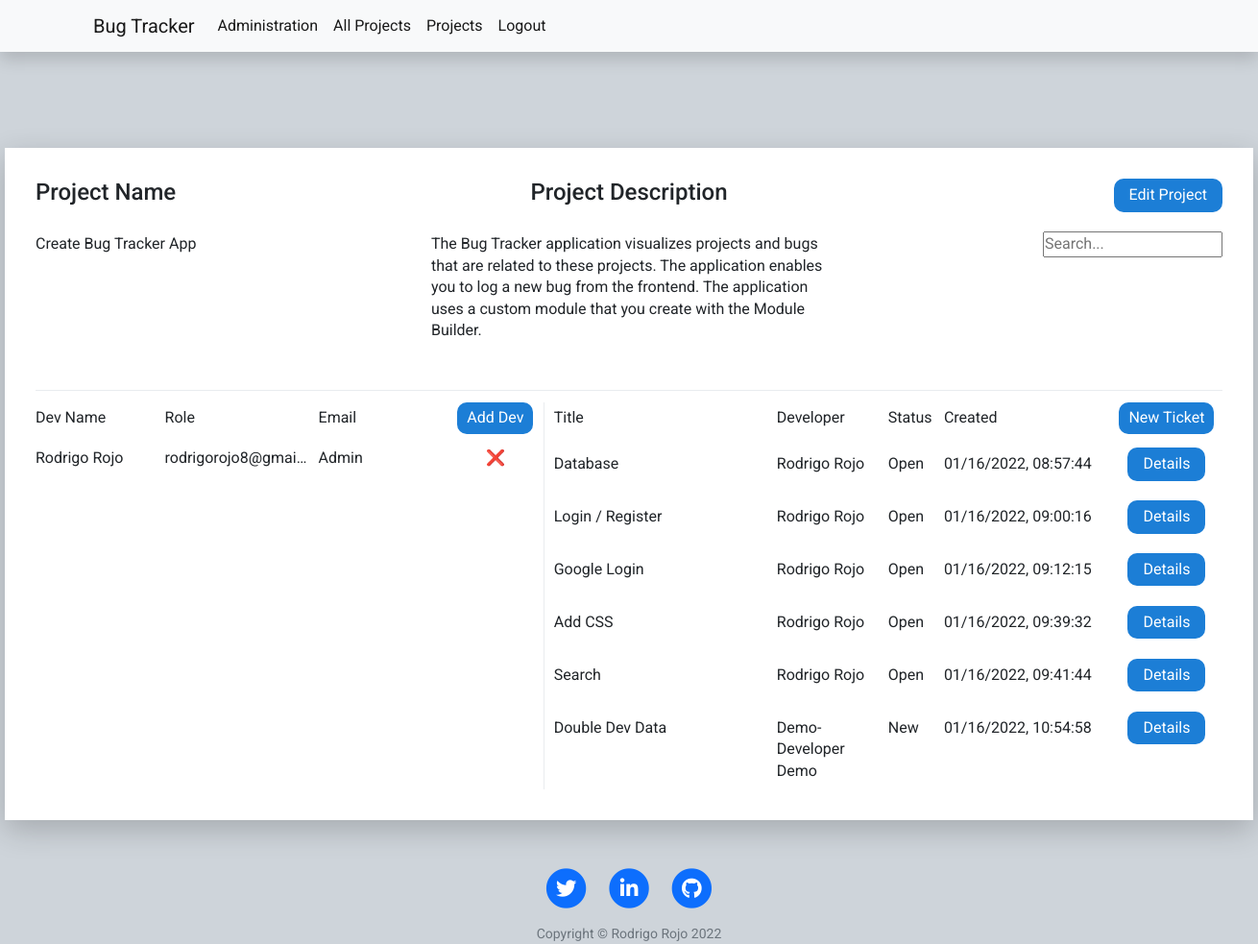
Screenshot of /project/1 (signed in) with the database file from the repository.
### tables this page shows
CREATE TABLE project(id integer PRIMARY KEY,name VARCHAR(100),description VARCHAR(250),author VARCHAR(100));

CREATE TABLE "ticket" (
	"id"	integer,
	"title"	VARCHAR(100),
	"description"	VARCHAR(250),
	"developer"	VARCHAR(100),
	"created"	VARCHAR(100),
	"author"	VARCHAR(100),
	"ticket_priority"	VARCHAR(50),
	"ticket_status"	VARCHAR(50),
	"ticket_type"	VARCHAR(50),
	"updated"	VARCHAR(100),
	"project_id"	 NOT NULL,
	"user_id"	 NOT NULL,
	PRIMARY KEY("id"),
	CONSTRAINT "FK_project" FOREIGN KEY("project_id") REFERENCES "project"("id"),
	FOREIGN KEY("user_id") REFERENCES "user"("id")
);

### main.py (models this page shows)
class User(UserMixin, db.Model):
    id = db.Column(db.Integer, primary_key=True)
    email = db.Column(db.String(250), unique=True)
    password = db.Column(db.String(250))
    first_name = db.Column(db.String(50))
    last_name = db.Column(db.String(50))
    role = db.Column(db.String(50))

### main.py (the view)
@app.route("/project/<id>")
@login_required
def project(id):
    database.delete_duplicate_devs_from_projects()
    devs = database.get_project_devs(id)
    project = database.get_project_by_id(id)
    tickets = database.get_tickets_by_project_id(id)
    all_users = database.get_all_users()
    return render_template("project.html",
                           project=project,
                           all_users=all_users,
                           devs=devs,
                           tickets=tickets,
                           year=year)

### database.py (called while the page is built, shortened)
def get_all_users():
    conn = sqlite3.connect(database="bug_tracker.db")
    cur = conn.cursor()
    sql = ''' SELECT id, first_name, last_name, email, role
               FROM user; '''
    cur.execute(sql)
    data = cur.fetchall()
    conn.close()
    return data

def get_project_by_id(id):
    conn = sqlite3.connect(database="bug_tracker.db")
    cur = conn.cursor()
    sql = f''' SELECT * from project
               WHERE id = {id}; '''
    cur.execute(sql)
    data = cur.fetchone()
    conn.close()
    return data

def get_tickets_by_project_id(id):
    conn = sqlite3.connect(database="bug_tracker.db")
    cur = conn.cursor()
    sql = f''' SELECT * FROM ticket
               WHERE project_id = '{id}'; '''
    cur.execute(sql)
    data = cur.fetchall()
    conn.close()
    return data

def get_project_devs(project_id):
    conn = sqlite3.connect(database="bug_tracker.db")
    cur = conn.cursor()
    sql = f''' SELECT DISTINCT user.id, user.first_name, user.last_name, user.role, user.email
               FROM project_dev
               LEFT JOIN user
               ON user.id = project_dev.user_id
               WHERE project_id = {project_id}; '''
    cur.execute(sql)
    data = cur.fetchall()
    conn.close()
    return data

def delete_duplicate_devs_from_projects():
    conn = sqlite3.connect(database="bug_tracker.db")
    cur = conn.cursor()
    sql = f''' SELECT id, user_id, project_id, count(*)
               FROM project_dev
               GROUP by user_id, project_id
               HAVING COUNT(*)>1; '''
    cur.execute(sql)
    data = cur.fetchall()
    conn.close()

### main.py (called while the page is built)
@login_manager.user_loader
def load_user(user_id):
    return User.query.get(user_id)

### templates/project.html (shortened to what this page needs)
{% include "header.html" %}
<div class="main-container grid">
    <div class="project-container grid">
        <div class="project-description grid">
            <h4>Project Name</h4>
            <h4 class="second-item">Project Description</h4>
            {% if current_user.role == "Project Manager" or current_user.role == "Admin" %}
            <button data-toggle="modal" data-target="#edit-project"
                class="add-project-btn editProjectBtn last-item">Edit Project</button>
            {% endif %}
        </div>
        <div class="data grid">
            <p><label class="small-screen-label">Project Name:</label>{{project[1]}}</p>
            <p class="second-item"><label class="small-screen-label">Project Description:</label>{{project[2]}}</p>
            <input class="last-item" type="text" id="mySearch" onkeyup="myTickets()" placeholder="Search..."
                title="Type in a category">
        </div>
    </div>
    <div id="devDiv" class="dev-container grid scroll">
        <div class="dev-description grid">
            <p>Dev Name</p>
            <p>Role</p>
            <p>Email</p>
            {% if current_user.role == "Project Manager" or current_user.role == "Admin" %}
            <button class="add-dev-btn" data-toggle="modal" data-target="#dev_id">Add Dev</button>
            {% endif %}
        </div>
        {% for dev in devs %}
        <span class="dev-data grid">
            <p><label class="small-screen-label">Developer Name:</label>{{dev[1]}} {{dev[2]}}</p>
            <p class="overflow"><label class="small-screen-label">Email:</label>{{dev[4]}}</p>
            <p><label class="small-screen-label">Project Role:</label>{{dev[3]}}</p>
            {% if current_user.role == "Admin" %}
            <a class="del-dev topcorner"
                href="{{url_for('delete_dev_project', id=dev[0], project_id=project[0])}}">❌</a>
            {% endif %}
        </span>
        {% endfor %}
    </div>
    <div id="myTickets" class="ticket-container grid scroll">
        <div class="ticket-description grid">
            <p>Title</p>
            <p>Developer</p>
            <p>Status</p>
            <p>Created</p>
            {% if current_user.role == "Project Manager" or current_user.role == "Admin" %}
            <button class="add-ticket-btn" data-toggle="modal" data-target="#add-ticket">New Ticket</button>
            {% endif %}
        </div>
        {% for ticket in tickets %}
        <span class="ticket-data grid">
            <p class="overflow"><label class="small-screen-label">Ticket Title:</label>{{ticket[1]}}</p>
            <p><label class="small-screen-label">Ticket Author:</label>{{ticket[3]}}</p>
            <p><label class="small-screen-label">Ticket Status:</label>{{ticket[7]}}</p>
            <p><label class="small-screen-label">Ticket Created:</label>{{ticket[4]}}</p>
            <a class="ticket-link" href="{{url_for('ticket', id=ticket[0])}}">Details</a>
        </span>
        {% endfor %}
    </div>
</div>
{% include "footer.html" %}

### static/css/style.css (style rules this page uses)
* { margin: 0; padding: 0; box-sizing: border-box; }
a { text-decoration: None; }
body { font-family: 'Roboto', sans-serif; line-height: 1.4; background-color: #ced4da; }
.overflow { white-space: nowrap; overflow: hidden; text-overflow: ellipsis; }
.scroll { overflow-y: auto; }
.grid { display: grid; row-gap: 12px; }
.add-project-btn { padding: 6px 16px; color: white; background-color: #1c7ed6; border: none; border-radius: 10px; cursor: pointer; font-size: 16px; }
.project-details-a:link, .project-details-a:visited, .ticket-link:link, .ticket-link:visited { display: block; color: white; background-color: #1c7ed6; text-decoration: none; border: none; padding: 6px 16px; border-radius: 10px; }
.second-item { justify-self: center; }
.last-item { justify-self: end; }
.main-container { position: relative; background-color: white; width: 1400px; height: 700px; margin: auto; padding: 64px; grid-template-columns: 1.5fr 2fr; box-shadow: 0 10px 30px rgba(0, 0, 0, 0.20); }
.project-container { grid-column: 1 / -1; grid-template-rows: 35px; grid-auto-rows: minmax(35px, auto); row-gap: 20px; border-bottom: 1px solid #e9ecef; }
.data { grid-template-columns: 1fr 1fr 1fr; align-items: baseline; }
.project-description, .project-data { grid-template-columns: 1fr 1fr 1fr; align-items: baseline; }
.editProjectBtn { justify-self: end; }
.dev-container { grid-template-rows: 35px; grid-auto-rows: auto; border-right: 1px solid #e9ecef; }
.dev-description, .dev-data { grid-template-columns: 1fr 150px 1fr .8fr; column-gap: 10px; align-items: baseline; }
.add-dev-btn, .del-dev, .add-ticket-btn, .ticket-link { justify-self: center; }
.add-dev-btn, .add-ticket-btn, .add-dev form input, .btn-ticket, .comment-btn, .edit-project-submit, .edit-ticket-submit, .edit-user-input, .edit-ticket-btn { padding: 5px 10px; background-color: #1c7ed6; color: white; border: none; border-radius: 10px; cursor: pointer; font-size: 16px; }
.ticket-container { grid-template-rows: 35px; grid-auto-rows: auto; padding-left: 10px; }
.ticket-description, .ticket-data { grid-template-columns: 2fr 1fr .5fr 1.5fr 1fr; align-items: baseline; }
p { margin-bottom: 0; }
@media (max-width:1660px) { .main-container { width: 1300px; padding: 32px; } }

### rows the page displays
project: name "Create Bug Tracker App", description "The Bug Tracker application visualizes projects and bugs that are related to these projects. The application enables you to log a new bug from the frontend. The application uses a custom module that you create with the Module Builder."
User: first_name "Rodrigo", last_name "Rojo", email "rodrigorojo8@gmai…", role "Admin"
ticket: title "Database", developer "Rodrigo Rojo", ticket_status "Open", created "01/16/2022, 08:57:44"
ticket: title "Login / Register", developer "Rodrigo Rojo", ticket_status "Open", created "01/16/2022, 09:00:16"
ticket: title "Google Login", developer "Rodrigo Rojo", ticket_status "Open", created "01/16/2022, 09:12:15"
ticket: title "Add CSS", developer "Rodrigo Rojo", ticket_status "Open", created "01/16/2022, 09:39:32"
ticket: title "Search", developer "Rodrigo Rojo", ticket_status "Open", created "01/16/2022, 09:41:44"
ticket: title "Double Dev Data", developer "Demo-Developer Demo", ticket_status "New", created "01/16/2022, 10:54:58"

### other values shown
{{ year }} "2022"
